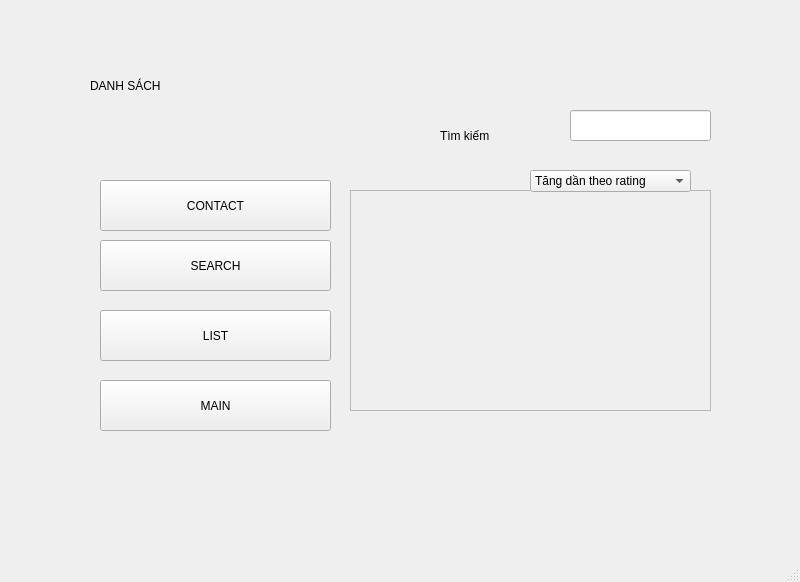
<?xml version="1.0" encoding="UTF-8"?>
<ui version="4.0">
 <class>MainWindow</class>
 <widget class="QMainWindow" name="MainWindow">
  <property name="geometry">
   <rect>
    <x>0</x>
    <y>0</y>
    <width>800</width>
    <height>582</height>
   </rect>
  </property>
  <property name="windowTitle">
   <string>MainWindow</string>
  </property>
  <widget class="QWidget" name="centralwidget">
   <widget class="QLabel" name="label_3">
    <property name="geometry">
     <rect>
      <x>440</x>
      <y>90</y>
      <width>151</width>
      <height>91</height>
     </rect>
    </property>
    <property name="styleSheet">
     <string notr="true">font: 20pt &quot;Times New Roman&quot;;</string>
    </property>
    <property name="text">
     <string>Tìm kiếm</string>
    </property>
   </widget>
   <widget class="QLabel" name="label_10">
    <property name="geometry">
     <rect>
      <x>270</x>
      <y>330</y>
      <width>71</width>
      <height>51</height>
     </rect>
    </property>
    <property name="text">
     <string/>
    </property>
    <property name="pixmap">
     <pixmap>../Downloads/icons8-trash-can-64.png</pixmap>
    </property>
   </widget>
   <widget class="QLabel" name="label_11">
    <property name="geometry">
     <rect>
      <x>90</x>
      <y>40</y>
      <width>441</width>
      <height>91</height>
     </rect>
    </property>
    <property name="styleSheet">
     <string notr="true">font: 30pt &quot;Times New Roman&quot;;</string>
    </property>
    <property name="text">
     <string>DANH SÁCH</string>
    </property>
   </widget>
   <widget class="QLabel" name="label_7">
    <property name="geometry">
     <rect>
      <x>270</x>
      <y>260</y>
      <width>71</width>
      <height>51</height>
     </rect>
    </property>
    <property name="text">
     <string/>
    </property>
    <property name="pixmap">
     <pixmap>../Downloads/icons8-setting-64.png</pixmap>
    </property>
   </widget>
   <widget class="QLineEdit" name="lineEdit">
    <property name="geometry">
     <rect>
      <x>570</x>
      <y>110</y>
      <width>141</width>
      <height>31</height>
     </rect>
    </property>
   </widget>
   <widget class="QLabel" name="label_2">
    <property name="geometry">
     <rect>
      <x>350</x>
      <y>180</y>
      <width>81</width>
      <height>51</height>
     </rect>
    </property>
    <property name="text">
     <string/>
    </property>
    <property name="pixmap">
     <pixmap>../Downloads/archive_FILL0_wght400_GRAD0_opsz48.png</pixmap>
    </property>
   </widget>
   <widget class="QLabel" name="label_9">
    <property name="geometry">
     <rect>
      <x>80</x>
      <y>20</y>
      <width>661</width>
      <height>431</height>
     </rect>
    </property>
    <property name="text">
     <string/>
    </property>
    <property name="pixmap">
     <pixmap>../image/note004.jpg</pixmap>
    </property>
    <property name="scaledContents">
     <bool>true</bool>
    </property>
   </widget>
   <widget class="QScrollArea" name="scrollArea">
    <property name="geometry">
     <rect>
      <x>350</x>
      <y>190</y>
      <width>361</width>
      <height>221</height>
     </rect>
    </property>
    <property name="widgetResizable">
     <bool>true</bool>
    </property>
    <widget class="QWidget" name="scrollAreaWidgetContents">
     <property name="geometry">
      <rect>
       <x>0</x>
       <y>0</y>
       <width>359</width>
       <height>219</height>
      </rect>
     </property>
    </widget>
   </widget>
   <widget class="QComboBox" name="comboBox">
    <property name="geometry">
     <rect>
      <x>530</x>
      <y>170</y>
      <width>161</width>
      <height>22</height>
     </rect>
    </property>
    <item>
     <property name="text">
      <string>Tăng dần theo rating</string>
     </property>
    </item>
    <item>
     <property name="text">
      <string>Giảm dần theo rating</string>
     </property>
    </item>
   </widget>
   <widget class="QPushButton" name="pushButton">
    <property name="geometry">
     <rect>
      <x>100</x>
      <y>180</y>
      <width>231</width>
      <height>51</height>
     </rect>
    </property>
    <property name="text">
     <string>CONTACT</string>
    </property>
   </widget>
   <widget class="QPushButton" name="pushButton_2">
    <property name="geometry">
     <rect>
      <x>100</x>
      <y>240</y>
      <width>231</width>
      <height>51</height>
     </rect>
    </property>
    <property name="text">
     <string>SEARCH</string>
    </property>
   </widget>
   <widget class="QPushButton" name="pushButton_3">
    <property name="geometry">
     <rect>
      <x>100</x>
      <y>310</y>
      <width>231</width>
      <height>51</height>
     </rect>
    </property>
    <property name="text">
     <string>LIST</string>
    </property>
   </widget>
   <widget class="QPushButton" name="pushButton_4">
    <property name="geometry">
     <rect>
      <x>100</x>
      <y>380</y>
      <width>231</width>
      <height>51</height>
     </rect>
    </property>
    <property name="text">
     <string>MAIN</string>
    </property>
   </widget>
   <zorder>label_9</zorder>
   <zorder>label_3</zorder>
   <zorder>label_10</zorder>
   <zorder>label_11</zorder>
   <zorder>label_7</zorder>
   <zorder>lineEdit</zorder>
   <zorder>label_2</zorder>
   <zorder>scrollArea</zorder>
   <zorder>comboBox</zorder>
   <zorder>pushButton</zorder>
   <zorder>pushButton_2</zorder>
   <zorder>pushButton_3</zorder>
   <zorder>pushButton_4</zorder>
  </widget>
  <widget class="QMenuBar" name="menubar">
   <property name="geometry">
    <rect>
     <x>0</x>
     <y>0</y>
     <width>800</width>
     <height>21</height>
    </rect>
   </property>
  </widget>
  <widget class="QStatusBar" name="statusbar"/>
 </widget>
 <resources/>
 <connections/>
</ui>
